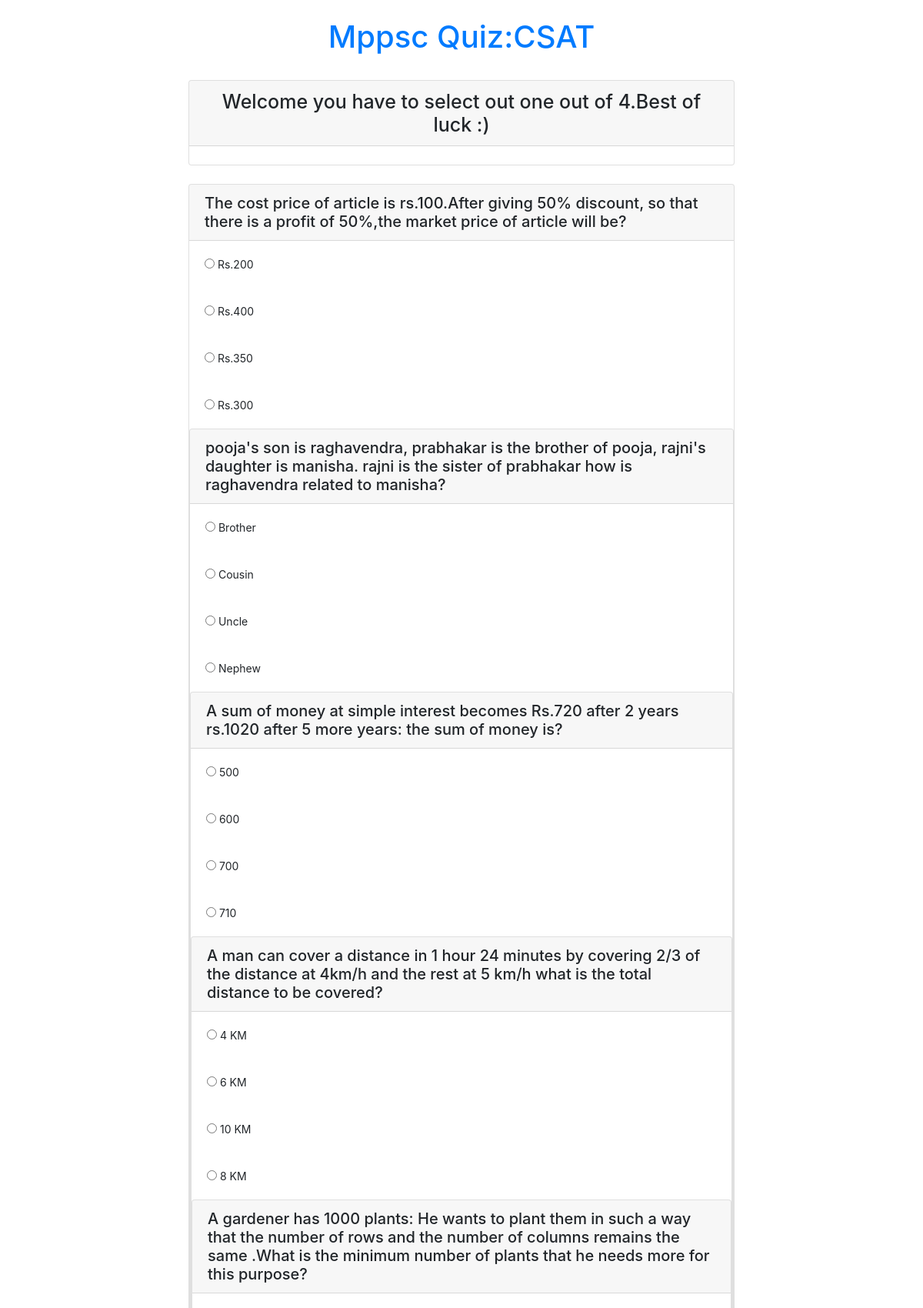
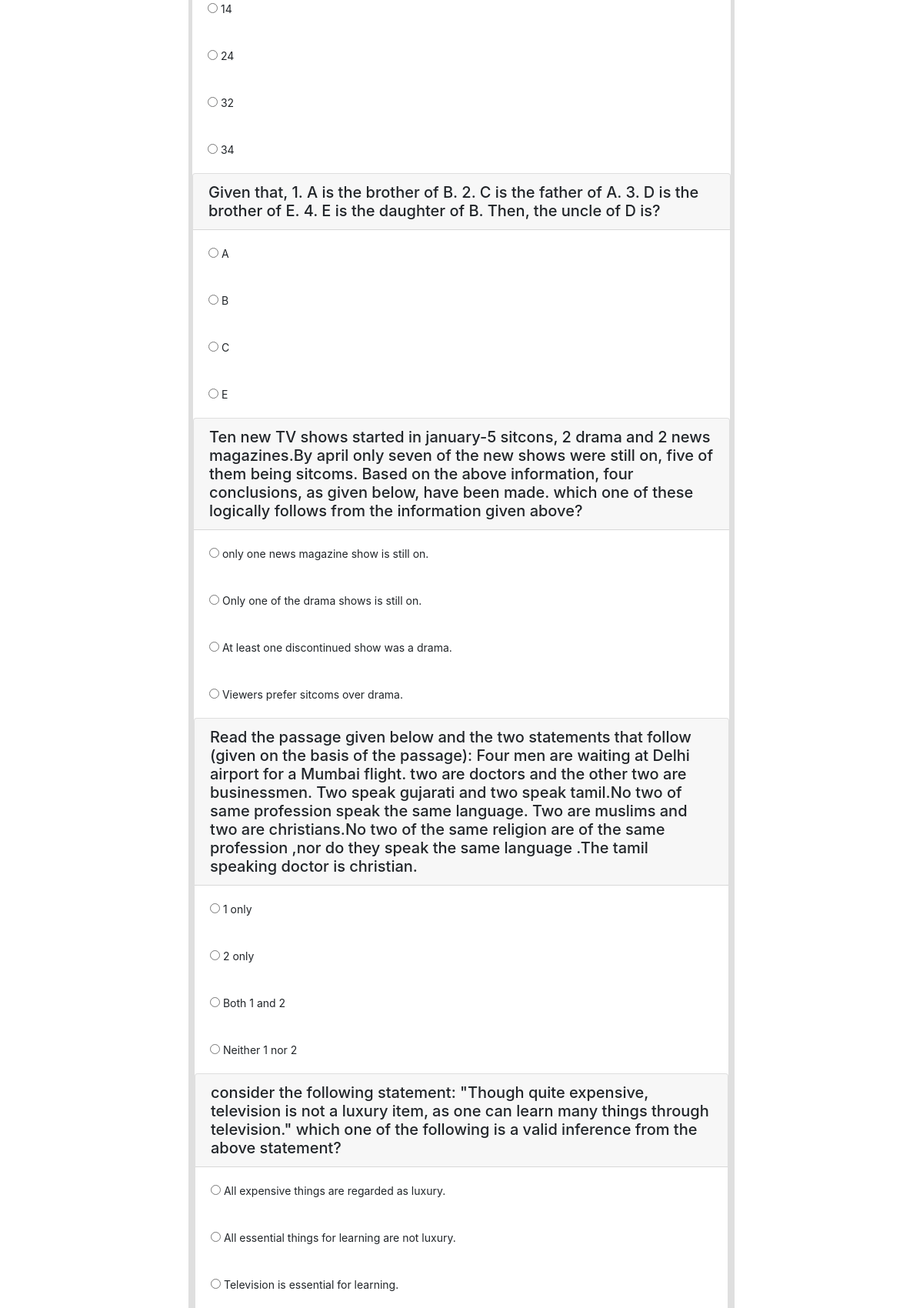
The app's page /csattest.php (upper part) with its own data (2 pictures, top to bottom).
### tables this page shows
CREATE TABLE `csat` (
  `qid` int(20) NOT NULL,
  `Question` varchar(500) NOT NULL,
  `ans_id` int(70) NOT NULL
);

CREATE TABLE `csanswer` (
  `aid` int(20) NOT NULL,
  `answer` varchar(250) NOT NULL,
  `ans_id` int(70) NOT NULL
);

### csattest.php (the view, shortened to what this page needs)
<?php
    include ('kuki/config.php');
?>
<!DOCTYPE html>
<html lang="en">
<head>
  <link rel="stylesheet" href="https://cdn.jsdelivr.net/npm/bootstrap@4.6.1/dist/css/bootstrap.min.css">
</head>
<body>
    <div class="container">
        <br><h1 class="text-center text-primary" >Mppsc Quiz:CSAT</h1></br>
    <div class="col-lg-8 m-auto d-block">
        <div class="card">
        <h3 class="text-center card-header" style="font-size:25px">Welcome <?php echo $_SESSION['textnames']; ?> you have to select out one out of 4.Best of luck :)</h1></br>
        </div><br>
    <form action="csresult.php" method="post" >
        <?php
           for($i=1;$i<11;$i++)
           {
           $que="select * from csat where qid=$i";
           $query =mysqli_query($conn,$que);
              while( $rows=mysqli_fetch_array($query))
                {
                    ?>
                    <div class="card">
                         <h4 class="card-header" style="font-size:20px"><?php echo $rows["Question"];?></h4>
                         <?php
                             $que="select * from csanswer where ans_id=$i";
                             $query =mysqli_query($conn,$que);
                                while( $rows=mysqli_fetch_array($query))
                                  {
                         ?>
                                    <div class="card-body" style="font-size:14px">
                                          <input type="radio" name="quizcheak[<?php echo $rows['ans_id']?>]" value="<?php echo $rows['aid'];?>">
                                          <?php echo $rows['answer'];?>
                                      </div>
               <?php
                }
            }
            }
              ?>
            <a class="btn btn-success m-auto d-block" href="kuki/log-out.php" style="background-color:maroon;" >LOGOUT</a></div>
    </form>
    </div>
    </div>
</body>
</html>

### records on screen
csat: Question "The cost price of article is rs.100.After giving 50% discount, so that there is a profit of 50%,the market price of article will be?"
csanswer: answer "Rs.200"
csanswer: answer "Rs.400"
csanswer: answer "Rs.350"
csanswer: answer "Rs.300"
csat: Question "pooja's son is raghavendra, prabhakar is the brother of pooja, rajni's daughter is manisha. rajni is the sister of prabhakar how is raghavendra related to manisha?"
csanswer: answer "Brother"
csanswer: answer "Cousin"
csanswer: answer "Uncle"
csanswer: answer "Nephew"
csat: Question "A sum of money at simple interest becomes Rs.720 after 2 years rs.1020 after 5 more years: the sum of money is?"
csanswer: answer "500"
csanswer: answer "600"
csanswer: answer "700"
csanswer: answer "710"
csat: Question "A man can cover a distance in 1 hour 24 minutes by covering 2/3 of the distance at 4km/h and the rest at 5 km/h what is the total distance to be covered?"
csanswer: answer "4 KM"
csanswer: answer "6 KM"
csanswer: answer "10 KM"
csanswer: answer "8 KM"
csat: Question "A gardener has 1000 plants: He wants to plant them in such a way that the number of rows and the number of columns remains the same .What is the minimum number of plants that he needs more for this purpose?"
csanswer: answer "14"
csanswer: answer "24"
csanswer: answer "32"
csanswer: answer "34"
csat: Question "Given that, 1. A is the brother of B. 2. C is the father of A. 3. D is the brother of E. 4. E is the daughter of B. Then, the uncle of D is?"
csanswer: answer "A"
csanswer: answer "B"
csanswer: answer "C"
csanswer: answer "E"
csat: Question "Ten new TV shows started in january-5 sitcons, 2 drama and 2 news magazines.By april only seven of the new shows were still on, five of them being sitcoms. Based on the above information, four conclusions, as given below, have been made. which one of these logically follows from the information given above?"
csanswer: answer "only one news magazine show is still on."
csanswer: answer "Only one of the drama shows is still on."
csanswer: answer "At least one discontinued show was a drama."
csanswer: answer "Viewers prefer sitcoms over drama."
csat: Question "Read the passage given below and the two statements that follow (given on the basis of the passage): Four men are waiting at Delhi airport for a Mumbai flight. two are doctors and the other two are businessmen. Two speak gujarati and two speak tamil.No two of same profession speak the same language. Two are muslims and two are christians.No two of the same religion are of the same profession ,nor do they speak the same language .The tamil speaking doctor is christian."
csanswer: answer "1 only"
csanswer: answer "2 only"
csanswer: answer "Both 1 and 2"
csanswer: answer "Neither 1 nor 2"
csat: Question "consider the following statement: \"Though quite expensive, television is not a luxury item, as one can learn many things through television.\" which one of the following is a valid inference from the above statement?"
csanswer: answer "All expensive things are regarded as luxury."
csanswer: answer "All essential things for learning are not luxury."
csanswer: answer "Television is essential for learning."
